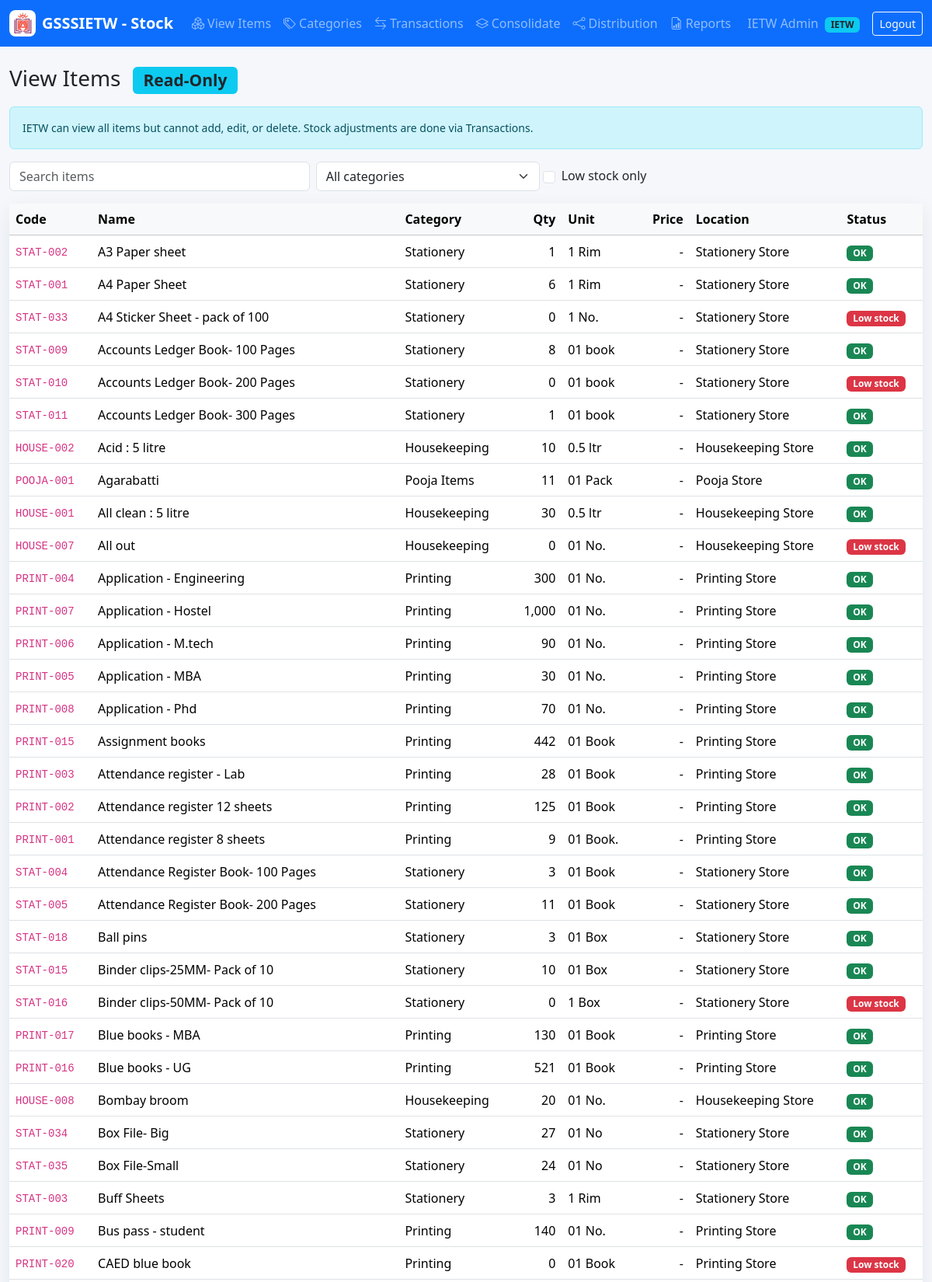
The app's page /IETW/items.php (signed in, upper part) with its own data.
### tables this page shows
CREATE TABLE items (
  id INT AUTO_INCREMENT PRIMARY KEY,
  item_code VARCHAR(60) NOT NULL UNIQUE,
  item_name VARCHAR(180) NOT NULL,
  category_id INT NOT NULL,
  quantity DECIMAL(12,2) NOT NULL DEFAULT 0,
  unit VARCHAR(40) NOT NULL DEFAULT 'Nos',
  unit_price DECIMAL(12,2) NOT NULL DEFAULT 0,
  minimum_stock DECIMAL(12,2) NOT NULL DEFAULT 0,
  storage_location VARCHAR(160) NULL,
  description TEXT NULL,
  status ENUM('ACTIVE','INACTIVE') NOT NULL DEFAULT 'ACTIVE',
  archive_reason TEXT NULL,
  archived_by INT NULL,
  archived_at DATETIME NULL,
  deletion_approval_status ENUM('NOT_REQUESTED','PENDING_GSSSR','APPROVED_BY_GSSSR','REJECTED_BY_GSSSR') NOT NULL DEFAULT 'NOT_REQUESTED',
  invoice_path VARCHAR(255) NULL,
  created_by INT NULL,
  created_at TIMESTAMP DEFAULT CURRENT_TIMESTAMP,
  updated_at TIMESTAMP NULL DEFAULT NULL ON UPDATE CURRENT_TIMESTAMP,
  deleted_at TIMESTAMP NULL DEFAULT NULL,
  INDEX idx_items_category (category_id),
  INDEX idx_items_low_stock (quantity, minimum_stock),
  FOREIGN KEY (category_id) REFERENCES categories(id),
  FOREIGN KEY (created_by) REFERENCES users(id),
  FOREIGN KEY (archived_by) REFERENCES users(id)
);

CREATE TABLE categories (
  id INT AUTO_INCREMENT PRIMARY KEY,
  name VARCHAR(120) NOT NULL UNIQUE,
  description TEXT NULL,
  created_at TIMESTAMP DEFAULT CURRENT_TIMESTAMP
);

### includes/db.php (called while the page is built, shortened)
<?php
final class Database
{
    private static ?PDO $pdo = null;
    public static function conn(): PDO
    {
        if (self::$pdo === null) {
            $dsn = 'mysql:host=' . DB_HOST . ';dbname=' . DB_NAME . ';charset=utf8mb4';
            self::$pdo = new PDO($dsn, DB_USER, DB_PASS, [
                PDO::ATTR_ERRMODE => PDO::ERRMODE_EXCEPTION,
                PDO::ATTR_DEFAULT_FETCH_MODE => PDO::FETCH_ASSOC,
                PDO::ATTR_EMULATE_PREPARES => false,
            ]);
        }
        return self::$pdo;
    }
}

### IETW/items.php (the view, shortened to what this page needs)
<?php
require_once __DIR__ . '/../includes/layout.php';
$low = isset($_GET['low']);
$params = [];
$where = 'WHERE i.deleted_at IS NULL AND i.status = "ACTIVE"';
$items = rows("SELECT i.*, c.name category_name FROM items i JOIN categories c ON c.id=i.category_id $where ORDER BY i.item_name", $params);
?>
<div class="d-flex flex-wrap justify-content-between align-items-center gap-2 mb-3">
  <h1 class="h3 mb-0">View Items <span class="badge bg-info text-dark ms-2">Read-Only</span></h1>
</div>
<div class="alert alert-info small">IETW can view all items but cannot add, edit, or delete. Stock adjustments are done via Transactions.</div>
<form class="row g-2 mb-3">
  <div class="col-md-4">
    <input class="form-control" data-filter-table="#itemsTable" placeholder="Search items">
  </div>
  <div class="col-md-3">
    <select name="category" class="form-select" onchange="this.form.submit()">
      <option value="">All categories</option>
    </select>
  </div>
  <div class="col-md-3 form-check d-flex align-items-center ps-4">
    <input class="form-check-input me-2" type="checkbox" name="low" value="1" onchange="this.form.submit()" <?= $low ? 'checked' : '' ?>>
    <label class="form-check-label">Low stock only</label>
  </div>
</form>
<div class="card metric-card">
  <div class="card-body p-0">
    <div class="table-responsive">
      <table class="table table-hover align-middle mb-0" id="itemsTable">
        <thead class="table-light">
          <tr>
            <th>Code</th>
            <th>Name</th>
            <th>Category</th>
            <th class="text-end">Qty</th>
            <th>Unit</th>
            <th class="text-end">Price</th>
            <th>Location</th>
            <th>Status</th>
          </tr>
        </thead>
        <tbody>
          <?php if (empty($items)): ?>
          <tr>
            <td colspan="8" class="text-center text-muted py-4">No items found.</td>
          </tr>
          <?php else: ?>
            <?php foreach ($items as $i): ?>
            <tr>
              <td><code><?= e($i['item_code']) ?></code></td>
              <td><?= e($i['item_name']) ?></td>
              <td><?= e($i['category_name']) ?></td>
              <td class="text-end"><?= e(number_format((float)$i['quantity'], 0)) ?></td>
              <td><?= e($i['unit']) ?></td>
              <td class="text-end"><?= (float)$i['unit_price'] > 0 ? '₹ ' . number_format((float)$i['unit_price'], 0) : '-' ?></td>
              <td><?= e($i['storage_location']) ?></td>
              <td><?= stock_badge($i) ?></td>
            </tr>
            <?php endforeach; ?>
          <?php endif; ?>
        </tbody>
      </table>
    </div>
  </div>
</div>

### includes/functions.php (shortened to what this page needs)
<?php
require_once __DIR__ . '/db.php';
function e(?string $value): string
{
    return htmlspecialchars((string)$value, ENT_QUOTES, 'UTF-8');
}
function stock_badge(array $item): string
{
    if ((float)$item['quantity'] < (float)$item['minimum_stock']) {
        return '<span class="badge text-bg-danger">Low stock</span>';
    }
    return '<span class="badge text-bg-success">OK</span>';
}
function rows(string $sql, array $params = []): array
{
    $stmt = Database::conn()->prepare($sql);
    $stmt->execute($params);
    return $stmt->fetchAll();
}

### assets/css/app.css (style rules this page uses)
body { background: #f5f7fb; }
.metric-card { border: 0; border-radius: 8px; box-shadow: 0 8px 24px rgba(30, 41, 59, .08); }
.table thead th { white-space: nowrap; }

### records on screen
items: item_code "STAT-002", item_name "A3 Paper sheet", category.name "Stationery", quantity "1", unit "1 Rim", storage_location "Stationery Store"
items: item_code "STAT-001", item_name "A4 Paper Sheet", category.name "Stationery", quantity "6", unit "1 Rim", storage_location "Stationery Store"
items: item_code "STAT-033", item_name "A4 Sticker Sheet - pack of 100", category.name "Stationery", quantity "0", unit "1 No.", storage_location "Stationery Store", minimum_stock "Low stock"
items: item_code "STAT-009", item_name "Accounts Ledger Book- 100 Pages", category.name "Stationery", quantity "8", unit "01 book", storage_location "Stationery Store"
items: item_code "STAT-010", item_name "Accounts Ledger Book- 200 Pages", category.name "Stationery", quantity "0", unit "01 book", storage_location "Stationery Store", minimum_stock "Low stock"
items: item_code "STAT-011", item_name "Accounts Ledger Book- 300 Pages", category.name "Stationery", quantity "1", unit "01 book", storage_location "Stationery Store"
items: item_code "HOUSE-002", item_name "Acid : 5 litre", category.name "Housekeeping", quantity "10", unit "0.5 ltr", storage_location "Housekeeping Store"
items: item_code "POOJA-001", item_name "Agarabatti", category.name "Pooja Items", quantity "11", unit "01 Pack", storage_location "Pooja Store"
items: item_code "HOUSE-001", item_name "All clean : 5 litre", category.name "Housekeeping", quantity "30", unit "0.5 ltr", storage_location "Housekeeping Store"
items: item_code "HOUSE-007", item_name "All out", category.name "Housekeeping", quantity "0", unit "01 No.", storage_location "Housekeeping Store", minimum_stock "Low stock"
items: item_code "PRINT-004", item_name "Application - Engineering", category.name "Printing", quantity "300", unit "01 No.", storage_location "Printing Store"
items: item_code "PRINT-007", item_name "Application - Hostel", category.name "Printing", quantity "1,000", unit "01 No.", storage_location "Printing Store"
items: item_code "PRINT-006", item_name "Application - M.tech", category.name "Printing", quantity "90", unit "01 No.", storage_location "Printing Store"
items: item_code "PRINT-005", item_name "Application - MBA", category.name "Printing", quantity "30", unit "01 No.", storage_location "Printing Store"
items: item_code "PRINT-008", item_name "Application - Phd", category.name "Printing", quantity "70", unit "01 No.", storage_location "Printing Store"
items: item_code "PRINT-015", item_name "Assignment books", category.name "Printing", quantity "442", unit "01 Book", storage_location "Printing Store"
items: item_code "PRINT-003", item_name "Attendance register - Lab", category.name "Printing", quantity "28", unit "01 Book", storage_location "Printing Store"
items: item_code "PRINT-002", item_name "Attendance register 12 sheets", category.name "Printing", quantity "125", unit "01 Book", storage_location "Printing Store"
items: item_code "PRINT-001", item_name "Attendance register 8 sheets", category.name "Printing", quantity "9", unit "01 Book.", storage_location "Printing Store"
items: item_code "STAT-004", item_name "Attendance Register Book- 100 Pages", category.name "Stationery", quantity "3", unit "01 Book", storage_location "Stationery Store"
items: item_code "STAT-005", item_name "Attendance Register Book- 200 Pages", category.name "Stationery", quantity "11", unit "01 Book", storage_location "Stationery Store"
items: item_code "STAT-018", item_name "Ball pins", category.name "Stationery", quantity "3", unit "01 Box", storage_location "Stationery Store"
items: item_code "STAT-015", item_name "Binder clips-25MM- Pack of 10", category.name "Stationery", quantity "10", unit "01 Box", storage_location "Stationery Store"
items: item_code "STAT-016", item_name "Binder clips-50MM- Pack of 10", category.name "Stationery", quantity "0", unit "1 Box", storage_location "Stationery Store", minimum_stock "Low stock"
items: item_code "PRINT-017", item_name "Blue books - MBA", category.name "Printing", quantity "130", unit "01 Book", storage_location "Printing Store"
items: item_code "PRINT-016", item_name "Blue books - UG", category.name "Printing", quantity "521", unit "01 Book", storage_location "Printing Store"
items: item_code "HOUSE-008", item_name "Bombay broom", category.name "Housekeeping", quantity "20", unit "01 No.", storage_location "Housekeeping Store"
items: item_code "STAT-034", item_name "Box File- Big", category.name "Stationery", quantity "27", unit "01 No", storage_location "Stationery Store"
items: item_code "STAT-035", item_name "Box File-Small", category.name "Stationery", quantity "24", unit "01 No", storage_location "Stationery Store"
items: item_code "STAT-003", item_name "Buff Sheets", category.name "Stationery", quantity "3", unit "1 Rim", storage_location "Stationery Store"
items: item_code "PRINT-009", item_name "Bus pass - student", category.name "Printing", quantity "140", unit "01 No.", storage_location "Printing Store"
items: item_code "PRINT-020", item_name "CAED blue book", category.name "Printing", quantity "0", unit "01 Book", storage_location "Printing Store", minimum_stock "Low stock"

### other values on screen
APP_SHORT_NAME "GSSSIETW - Stock"
$l[1] "View Items"
$l[1] "Categories"
$l[1] "Transactions"
$l[1] "Consolidate"
$l[1] "Distribution"
$l[1] "Reports"
$u['name'] "IETW Admin"
$role "IETW"
